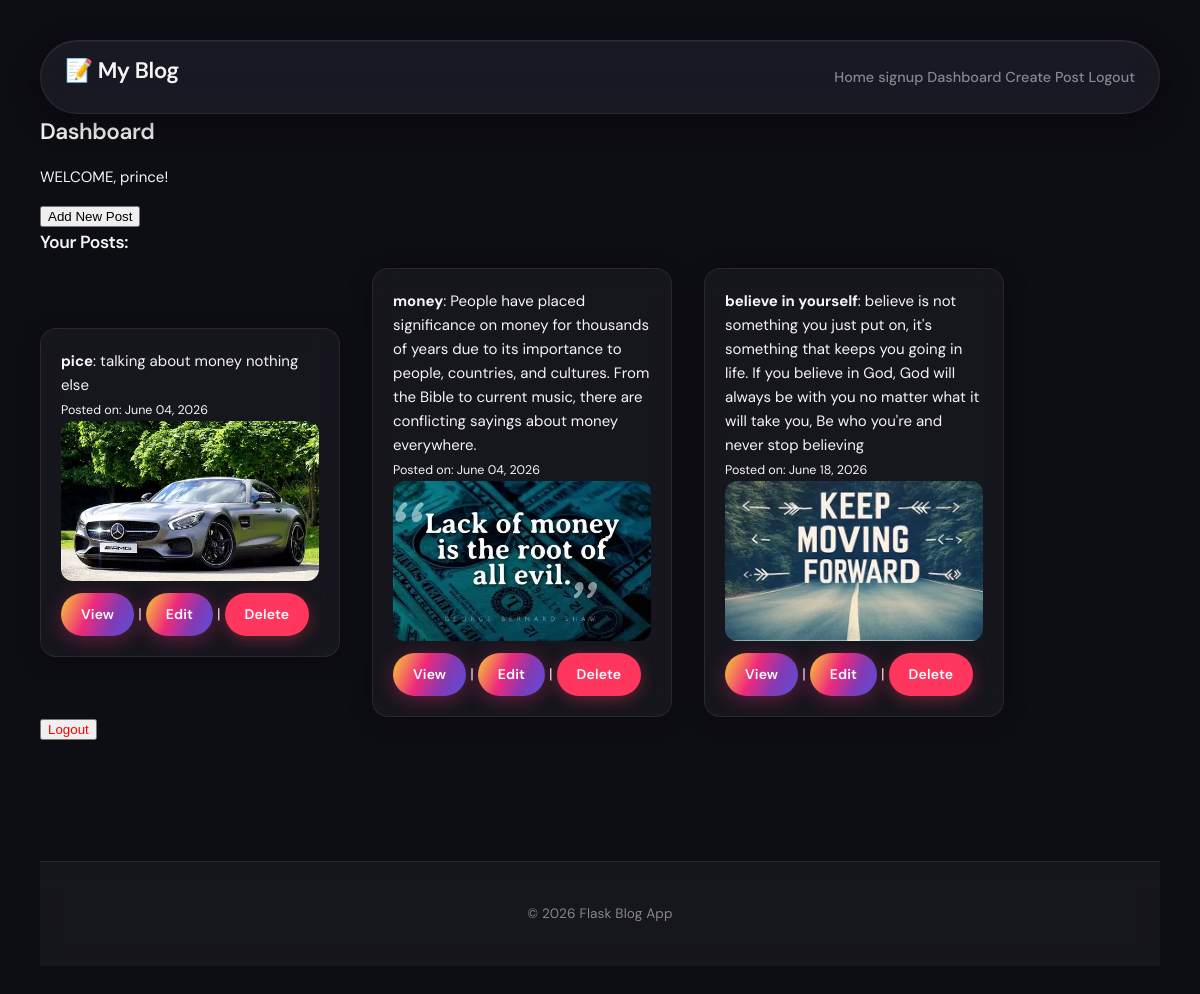
Page /dashboard (signed in) on the committed database.
### app.py (models this page shows, shortened)
class User(db.Model, UserMixin):
    id = db.Column(db.Integer, primary_key=True)
    username = db.Column(db.String(120), unique=True, nullable=False)
    email = db.Column(db.String(120), unique=True, nullable=False)
    password = db.Column(db.String(255), nullable=False)
    blogs = db.relationship("Blog", backref="author", lazy=True)

class Blog(db.Model):
    _id = db.Column(db.Integer, primary_key=True)
    title = db.Column(db.String(100), unique=True, nullable=False)
    content = db.Column(db.Text, nullable=False)
    image = db.Column(db.String(200), nullable=True)
    date_posted = db.Column(db.DateTime, nullable=False, default=datetime.utcnow)
    user_id = db.Column(db.Integer, db.ForeignKey('user.id'), nullable=False)

### app.py (the view)
@app.route('/dashboard')
@login_required
def dashboard():
    user_blogs = Blog.query.filter_by(user_id=current_user.id).all()
    return render_template('dashboard.html', blogs=user_blogs, title="Blogs Page", total=len(user_blogs))

### app.py (called while the page is built)
@login_manager.user_loader
def load_user(user_id):
    return db.session.get(User, int(user_id))

### templates/dashboard.html
{% extends 'base.html' %}
{% block content %}
<h2>Dashboard</h2>
<p>WELCOME, {{ current_user.username }}!</p>
<a href="{{ url_for('add_blog_page') }}"><button>Add New Post</button></a>
<h3>Your Posts:</h3>
<ul>
  {% for blog in blogs %}
    <li class="card">
      <strong>{{ blog.title }}</strong>: {{ blog.content }}<br>
      <small>Posted on: {{ blog.date_posted.strftime('%B %d, %Y') }}</small><br>
        <img src="{{ url_for('static', filename='uploads/' + blog.image) }}"
             alt="{{ blog.title }}">
      <a href="{{ url_for('viewblog', title=blog.title) }}" class="btn">View</a> |
      <a href="{{ url_for('updateblog', id=blog._id) }}" class="btn">Edit</a> |
      <a href="{{ url_for('deleteuser', id=blog._id) }}" class="btn delete-btn" onclick="return confirm('Delete this post?')">Delete</a>
    </li>
  {% else %}
    <li>No posts yet.</li>
  {% endfor %}
</ul>
<a href="{{ url_for('logout') }}">
  <button style="color: red;">Logout</button>
</a>
{% endblock %}

### templates/base.html (shortened to what this page needs)
<!DOCTYPE html>
<html lang="en">
<head>
    <link rel="stylesheet" href="{{ url_for('static', filename='style.css') }}">
</head>
<body>
    <nav>
        <h1>📝 My Blog</h1>
        <div class="nav-links">
    <a href="{{ url_for('home_page') }}">Home</a>
    <a href="{{ url_for('signup')}}">signup</a>
    {% if current_user.is_authenticated %}
        <a href="{{ url_for('dashboard') }}">Dashboard</a>
        <a href="{{ url_for('add_blog_page') }}">Create Post</a>
        <a href="{{ url_for('logout') }}" class="logout-btn">Logout</a>
    {% else %}
        <a href="{{ url_for('login') }}" class="login-btn">Login</a>
        <a href="{{ url_for('register') }}" class="register-btn">Register</a>
    {% endif %}
        </div>
    </nav>
    <div class="container">
        {% block content %}
        {% endblock %}
    </div>
    <footer>
        <p>© 2026 Flask Blog App</p>
    </footer>
</body>
</html>

### static/style.css (style rules this page uses)
:root { --ig-yellow: #f9ce34; --ig-orange: #ee2a7b; --ig-pink: #ee2a7b; --ig-magenta: #c13584; --ig-purple: #833ab4; --ig-indigo: #5851db; --bg: #0d0d14; --surface: rgba(255, 255, 255, 0.04); --surface-2: rgba(255, 255, 255, 0.08); --border: rgba(255, 255, 255, 0.08); --border-hover: rgba(238, 42, 123, 0.45); --text: #f5f5f5; --muted: rgba(245, 245, 245, 0.5); --danger: #ff375f; --success: #30d158; --info: #0a84ff; --radius: 16px; --radius-sm: 10px; --radius-pill: 100px; --space-1: 4px; --space-2: 8px; --space-3: 12px; --space-4: 16px; --space-5: 24px; --space-6: 32px; --space-7: 48px; }
.ig-gradient, .btn, .badge { background: linear-gradient( 115deg, #f9ce34 0%, #ee2a7b 40%, #833ab4 70%, #5851db 100% ); }
*, *::before, *::after { box-sizing: border-box; }
body { margin: 0; padding: 40px; font-family: 'DM Sans', -apple-system, sans-serif; font-size: 15px; line-height: 1.6; color: var(--text); background-color: var(--bg); background-image: radial-gradient(ellipse 60% 50% at 15% 0%, rgba(249, 206, 52, 0.12) transparent), radial-gradient(ellipse 55% 45% at 85% 5%, rgba(131, 58, 180, 0.18) transparent), radial-gradient(ellipse 70% 60% at 50% 100%, rgba(238, 42, 123, 0.12) transparent); min-height: 100vh; }
h1, h2, h3, h4 { font-family: 'DM Sans', sans-serif; font-weight: 600; letter-spacing: -0.02em; color: var(--text); margin: 0 0 var(--space-3); }
nav { background: rgba(255, 255, 255, 0.05); backdrop-filter: blur(20px) saturate(180%); -webkit-backdrop-filter: blur(20px) saturate(180%); border: 0.5px solid var(--border); display: flex; justify-content: space-between; align-items: center; padding: var(--space-3) var(--space-5); border-radius: var(--radius-pill); box-shadow: 0 1px 0 rgba(255,255,255,0.06) inset, 0 8px 32px rgba(0, 0, 0, 0.45); position: sticky; top: 16px; z-index: 100; }
ul { display: flex; align-items: center; gap: 32px; padding: 0; margin: 0; }
li { list-style: none; }
a { text-decoration: none; color: var(--muted); font-size: 0.9rem; font-weight: 500; transition: color 0.2s, opacity 0.2s; position: relative; }
a::after { content: ''; position: absolute; bottom: -3px; left: 0; right: 0; height: 2px; background: linear-gradient(90deg, #ee2a7b, #833ab4); border-radius: 2px; transform: scaleX(0); transition: transform 0.25s cubic-bezier(0.34, 1.56, 0.64, 1); transform-origin: left; }
.btn { display: inline-flex; align-items: center; justify-content: center; padding: 10px 20px; color: #fff; font-family: 'DM Sans', sans-serif; font-size: 0.875rem; font-weight: 600; letter-spacing: 0.01em; border: none; border-radius: var(--radius-pill); cursor: pointer; text-decoration: none; position: relative; overflow: hidden; transition: transform 0.2s cubic-bezier(0.34, 1.56, 0.64, 1), box-shadow 0.2s ease; box-shadow: 0 4px 20px rgba(238, 42, 123, 0.35); }
.btn::before { content: ''; position: absolute; inset: 0; background: linear-gradient(105deg, transparent 35%, rgba(255,255,255,0.25) 50%, transparent 65%); transform: translateX(-100%); transition: transform 0.55s ease; }
.delete-btn { background: var(--danger); box-shadow: 0 4px 16px rgba(255, 55, 95, 0.35); }
.card { width: 300px; min-height: 300px; background: var(--surface); backdrop-filter: blur(12px); -webkit-backdrop-filter: blur(12px); border-radius: var(--radius); padding: 20px; border: 0.5px solid var(--border); box-shadow: 0 4px 24px rgba(0, 0, 0, 0.3); overflow: hidden; transition: transform 0.3s cubic-bezier(0.34, 1.56, 0.64, 1), box-shadow 0.3s ease, border-color 0.3s ease; position: relative; }
.card::before { content: ''; position: absolute; inset: 0; border-radius: var(--radius); padding: 1px; background: linear-gradient(135deg, #f9ce34, #ee2a7b, #833ab4, #5851db); -webkit-mask: linear-gradient(#fff 0 0) content-box, linear-gradient(#fff 0 0); -webkit-mask-composite: xor; mask-composite: exclude; opacity: 0; transition: opacity 0.3s ease; pointer-events: none; }
.card img { width: 100%; height: 160px; object-fit: cover; border-radius: calc(var(--radius) - 4px); display: block; margin-bottom: var(--space-3); }
footer { background: var(--surface); backdrop-filter: blur(12px); -webkit-backdrop-filter: blur(12px); border-top: 0.5px solid var(--border); color: var(--muted); display: flex; justify-content: center; align-items: center; margin-top: 120px; padding: 28px var(--space-6); font-size: 0.85rem; letter-spacing: 0.01em; }

### rows in the picture
User: username "prince"
Blog: title "pice", content "talking about money nothing else", date_posted "June 04, 2026", image (picture)
Blog: title "money", content "People have placed significance on money for thousands of years due to its importance to people, countries, and cultures. From the Bible to current music, there are conflicting sayings about money everywhere.", date_posted "June 04, 2026", image+title (picture)
Blog: title "believe in yourself", content "believe is not something you just put on, it's something that keeps you going in life. If you believe in God, God will always be with you no matter what it will take you, Be who you're and never stop believing", date_posted "June 18, 2026", image (picture)
